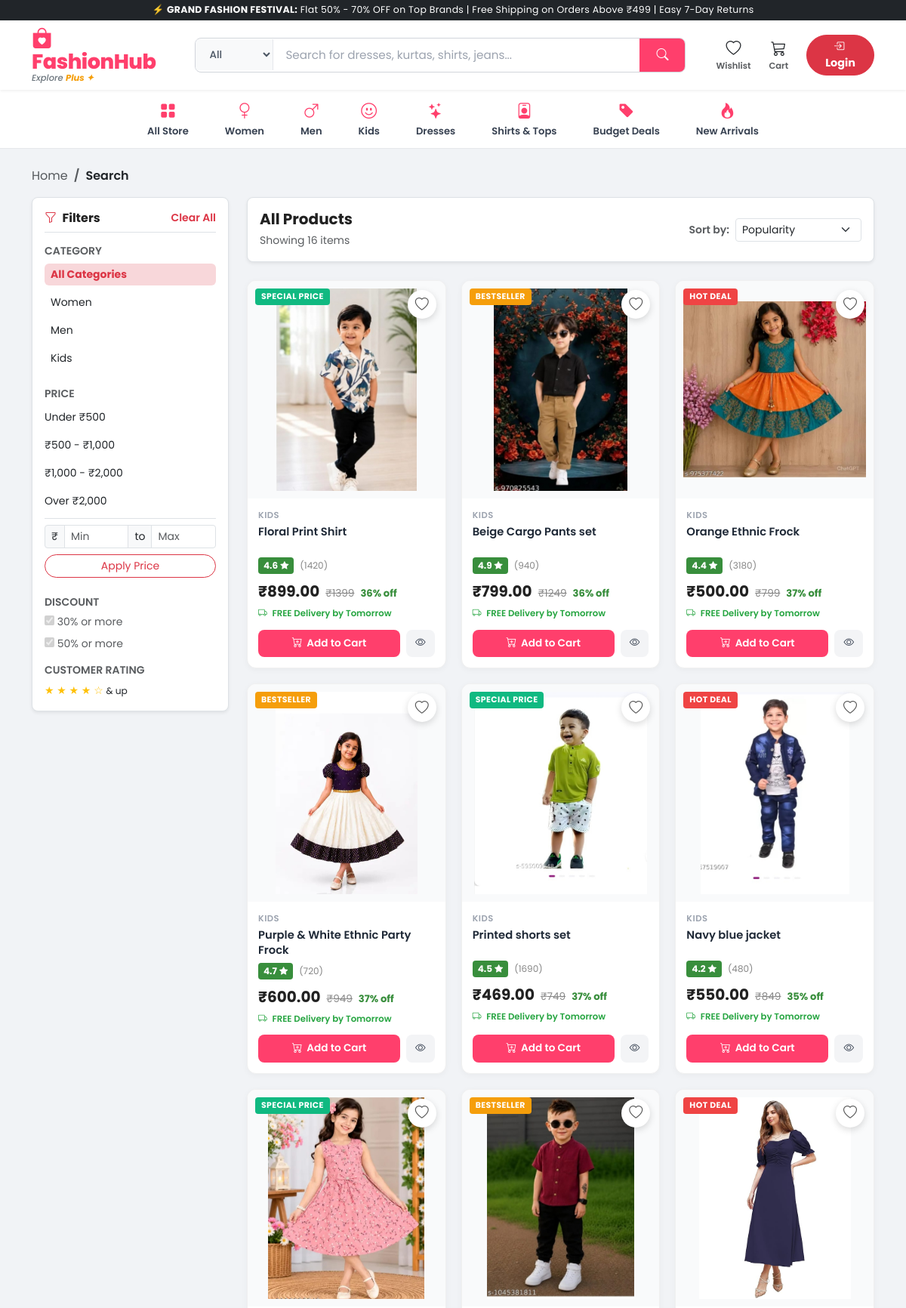
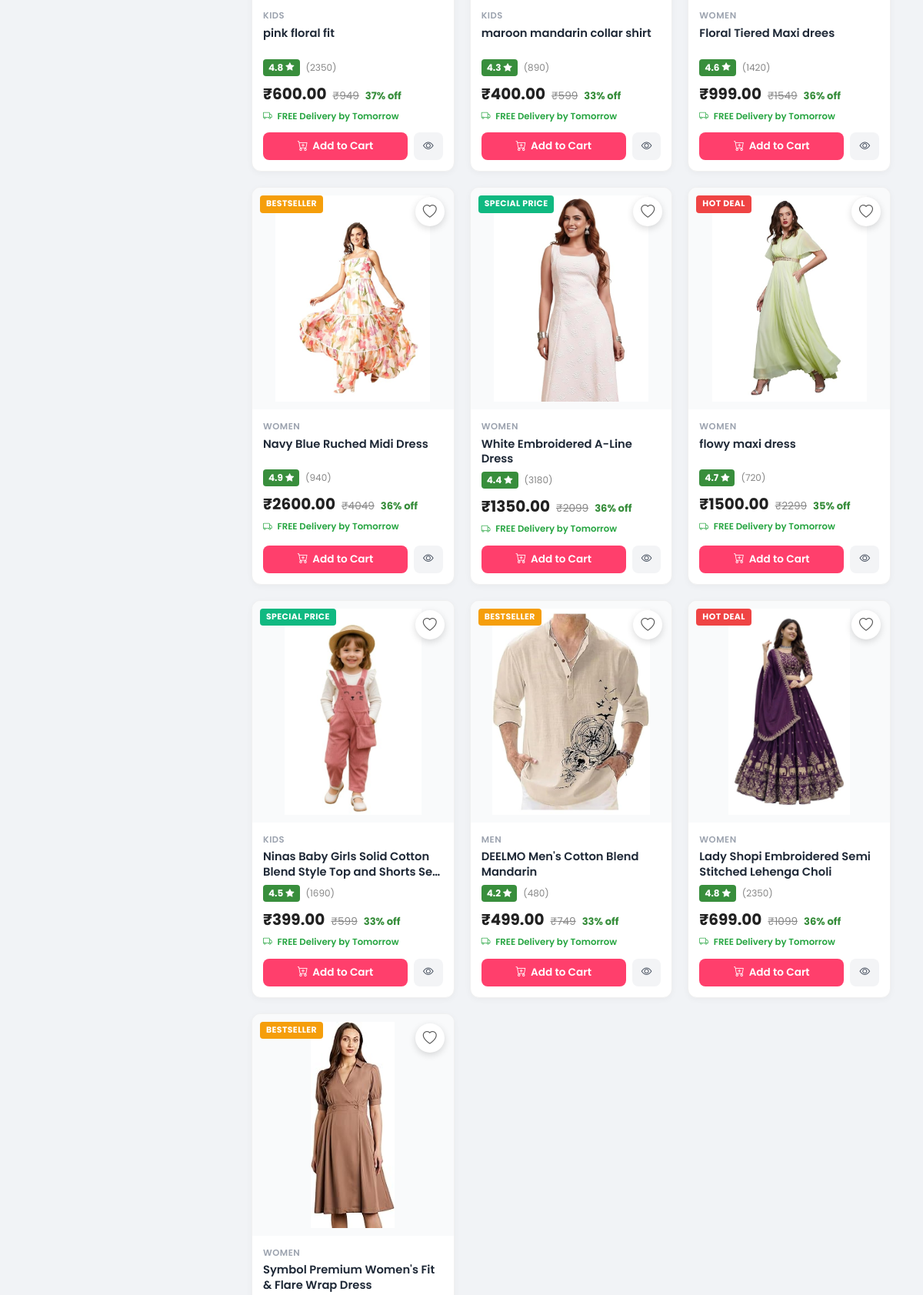
The app's page /search/?sort=popular (upper part) with its own data (2 pictures, top to bottom).
### shop/models.py (models this page shows, shortened)
class Product(models.Model):
    CATEGORY_CHOICES = [
        ('Men', 'Men'),
        ('Women', 'Women'),
        ('Kids', 'Kids'),
    ]
    name = models.CharField(max_length=100)
    price = models.DecimalField(max_digits=8, decimal_places=2)
    category = models.CharField(max_length=20, choices=CATEGORY_CHOICES)
    description = models.TextField()
    image = models.ImageField(upload_to='products/')
    stock = models.PositiveIntegerField(default=0)
    created_at = models.DateTimeField(auto_now_add=True)
    @property
    def original_price(self):
        p = float(self.price)
        markup = p * 1.55
        rounded = round(markup / 50.0) * 50 - 1
        return max(rounded, p + 100)
    @property
    def discount_percent(self):
        mrp = self.original_price
        p = float(self.price)
        if mrp > p:
            return int(round(((mrp - p) / mrp) * 100))
        return 0
    @property
    def rating(self):
        ratings = [4.6, 4.3, 4.8, 4.2, 4.5, 4.7, 4.4, 4.9]
        return ratings[self.id % len(ratings)]
    @property
    def reviews_count(self):
        counts = [1420, 890, 2350, 480, 1690, 720, 3180, 940]
        return counts[self.id % len(counts)]

### shop/views.py (the view)
# urls.py: path('search/', views.search_products, name='search'),
def search_products(request):
    query = request.GET.get("q", "").strip()
    category = request.GET.get("category", "").strip()
    sort = request.GET.get("sort", "").strip()
    min_price = request.GET.get("min_price", "").strip()
    max_price = request.GET.get("max_price", "").strip()
    products = Product.objects.all()
    if query:
        products = products.filter(
            Q(name__icontains=query) |
            Q(description__icontains=query) |
            Q(category__icontains=query)
        )
    if category and category != "All":
        products = products.filter(category=category)
    if min_price:
        try:
            products = products.filter(price__gte=float(min_price))
        except ValueError:
            pass
    if max_price:
        try:
            products = products.filter(price__lte=float(max_price))
        except ValueError:
            pass
    if sort == "price_asc":
        products = products.order_by("price")
    elif sort == "price_desc":
        products = products.order_by("-price")
    elif sort == "newest":
        products = products.order_by("-created_at")
    elif sort == "popular":
        products = products.order_by("-id")
    return render(request, "search_results.html", {
        "products": products,
        "query": query,
        "selected_category": category,
        "selected_sort": sort,
        "min_price": min_price,
        "max_price": max_price,
        "total_count": products.count(),
    })

### shop/context_processors.py (called while the page is built, shortened)
def shop_counts(request):
    return {"cart_count": 0, "wishlist_count": 0, "wishlist_ids": []}

### templates/search_results.html (shortened to what this page needs)
{% extends 'base.html' %}
{% block content %}
<div class="container py-4">
    <nav aria-label="breadcrumb" class="mb-3">
        <ol class="breadcrumb small">
            <li class="breadcrumb-item"><a href="{% url 'home' %}" class="text-decoration-none text-muted">Home</a></li>
            <li class="breadcrumb-item active text-dark fw-semibold" aria-current="page">Search</li>
        </ol>
    </nav>
    <div class="row g-4">
        <div class="col-lg-3">
            <div class="bg-white p-3 rounded-3 shadow-sm border sticky-top" style="top: 80px; z-index: 10;">
                <div class="d-flex justify-content-between align-items-center pb-2 mb-3 border-bottom">
                    <h6 class="fw-bold mb-0"><i class="bi bi-funnel me-1 text-danger"></i> Filters</h6>
                    <a href="{% url 'search' %}?q={{ query }}" class="small text-danger text-decoration-none fw-semibold">Clear All</a>
                </div>
                <div class="mb-4">
                    <h6 class="fw-semibold small text-uppercase text-muted mb-2">Category</h6>
                    <div class="d-flex flex-column gap-2">
                        <a href="{% url 'search' %}?q={{ query }}&category=All"
                           class="d-flex justify-content-between align-items-center text-decoration-none px-2 py-1 rounded small {% if not selected_category or selected_category == 'All' %}bg-danger-subtle text-danger fw-bold{% else %}text-dark{% endif %}">
                            <span>All Categories</span>
                        </a>
                        <a href="{% url 'search' %}?q={{ query }}&category=Women"
                           class="d-flex justify-content-between align-items-center text-decoration-none px-2 py-1 rounded small {% if selected_category == 'Women' %}bg-danger-subtle text-danger fw-bold{% else %}text-dark{% endif %}">
                            <span>Women</span>
                        </a>
                        <a href="{% url 'search' %}?q={{ query }}&category=Men"
                           class="d-flex justify-content-between align-items-center text-decoration-none px-2 py-1 rounded small {% if selected_category == 'Men' %}bg-danger-subtle text-danger fw-bold{% else %}text-dark{% endif %}">
                            <span>Men</span>
                        </a>
                        <a href="{% url 'search' %}?q={{ query }}&category=Kids"
                           class="d-flex justify-content-between align-items-center text-decoration-none px-2 py-1 rounded small {% if selected_category == 'Kids' %}bg-danger-subtle text-danger fw-bold{% else %}text-dark{% endif %}">
                            <span>Kids</span>
                        </a>
                    </div>
                </div>
                <div class="mb-4">
                    <h6 class="fw-semibold small text-uppercase text-muted mb-2">Price</h6>
                    <div class="d-flex flex-column gap-2 small">
                        <a href="{% url 'search' %}?q={{ query }}&category={{ selected_category }}&max_price=500"
                           class="text-decoration-none text-dark py-1">Under ₹500</a>
                        <a href="{% url 'search' %}?q={{ query }}&category={{ selected_category }}&min_price=500&max_price=1000"
                           class="text-decoration-none text-dark py-1">₹500 - ₹1,000</a>
                        <a href="{% url 'search' %}?q={{ query }}&category={{ selected_category }}&min_price=1000&max_price=2000"
                           class="text-decoration-none text-dark py-1">₹1,000 - ₹2,000</a>
                        <a href="{% url 'search' %}?q={{ query }}&category={{ selected_category }}&min_price=2000"
                           class="text-decoration-none text-dark py-1">Over ₹2,000</a>
                    </div>
                    <form action="{% url 'search' %}" method="GET" class="mt-2 pt-2 border-top">
                        <div class="input-group input-group-sm mb-2">
                            <span class="input-group-text">₹</span>
                            <input type="number" name="min_price" class="form-control" placeholder="Min" value="{{ min_price }}">
                            <span class="input-group-text">to</span>
                            <input type="number" name="max_price" class="form-control" placeholder="Max" value="{{ max_price }}">
                        </div>
                        <button type="submit" class="btn btn-sm btn-outline-danger w-100">Apply Price</button>
                    </form>
                </div>
                <div class="mb-3">
                    <h6 class="fw-semibold small text-uppercase text-muted mb-2">Discount</h6>
                    <div class="d-flex flex-column gap-2 small text-muted">
                        <div><input type="checkbox" id="d50" checked disabled> <label for="d50">30% or more</label></div>
                        <div><input type="checkbox" id="d70" checked disabled> <label for="d70">50% or more</label></div>
                    </div>
                </div>
                <div>
                    <h6 class="fw-semibold small text-uppercase text-muted mb-2">Customer Rating</h6>
                    <div class="d-flex flex-column gap-1 small">
                        <span class="text-warning">★ ★ ★ ★ ☆ <small class="text-dark">&amp; up</small></span>
                    </div>
                </div>
            </div>
        </div>
        <div class="col-lg-9">
            <div class="bg-white p-3 rounded-3 shadow-sm border mb-4 d-flex flex-wrap justify-content-between align-items-center gap-3">
                <div>
                    <h5 class="fw-bold mb-1">
                        {% if query %}
                        Results for "<span class="text-danger">{{ query }}</span>"
                        {% elif selected_category and selected_category != 'All' %}
                        {{ selected_category }} Collection
                        {% else %}
                        All Products
                        {% endif %}
                    </h5>
                    <small class="text-muted">Showing {{ total_count }} item{{ total_count|pluralize }}</small>
                </div>
                <div class="d-flex align-items-center gap-2">
                    <span class="small fw-semibold text-muted text-nowrap">Sort by:</span>
                    <select class="form-select form-select-sm" style="width: auto;" onchange="location = this.value;">
                        <option value="{% url 'search' %}?q={{ query }}&category={{ selected_category }}&sort=popular" {% if selected_sort == 'popular' or not selected_sort %}selected{% endif %}>Popularity</option>
                    </select>
                </div>
            </div>
            {% if products %}
            <div class="fh-product-grid">
                {% for product in products %}
                <div class="fh-product-card">
                    <div class="fh-card-img-wrap">
                        <span class="fh-card-tag {% if forloop.counter|divisibleby:3 %}hot{% elif forloop.counter|divisibleby:2 %}bestseller{% endif %}">
                            {% if forloop.counter|divisibleby:3 %}Hot Deal{% elif forloop.counter|divisibleby:2 %}Bestseller{% else %}Special Price{% endif %}
                        </span>
                        <a href="{% url 'toggle_wishlist' product.id %}"
                           class="wish-btn {% if product.id in wishlist_ids %}active{% endif %}"
                           title="Wishlist">
                            <i class="bi {% if product.id in wishlist_ids %}bi-heart-fill text-danger{% else %}bi-heart{% endif %}"></i>
                        </a>
                        <a href="{% url 'product_detail' product.id %}">
                            <img src="{{ product.image.url }}" alt="{{ product.name }}" loading="lazy">
                        </a>
                    </div>
                    <div class="fh-card-body">
                        <span class="fh-card-cat">{{ product.category }}</span>
                        <a href="{% url 'product_detail' product.id %}" class="fh-card-title" title="{{ product.name }}">
                            {{ product.name }}
                        </a>
                        <div class="fh-rating-row">
                            <span class="fh-rating-badge">
                                {{ product.rating }} <i class="bi bi-star-fill"></i>
                            </span>
                            <span class="fh-rating-count">({{ product.reviews_count }})</span>
                        </div>
                        <div class="fh-price-wrap">
                            <span class="fh-current-price">₹{{ product.price }}</span>
                            <span class="fh-mrp-price">₹{{ product.original_price }}</span>
                            <span class="fh-discount-pct">{{ product.discount_percent }}% off</span>
                        </div>
                        <div class="fh-delivery-note">
                            <i class="bi bi-truck me-1"></i> FREE Delivery by Tomorrow
                        </div>
                        <div class="fh-card-actions">
                            <button type="button"
                                    class="fh-btn-cart ajax-add-cart"
                                    data-url="{% url 'add_to_cart' product.id %}">
                                <i class="bi bi-cart-plus"></i> Add to Cart
                            </button>
                            <a href="{% url 'product_detail' product.id %}" class="fh-btn-view" title="View details">
                                <i class="bi bi-eye"></i>
                            </a>
                        </div>
                    </div>
                </div>
                {% endfor %}
            </div>
            {% endif %}
        </div>
    </div>
</div>
{% endblock %}

### static/css/style.css (style rules this page uses)
* { margin:0; padding:0; box-sizing:border-box; font-family:'Poppins',sans-serif; }
body { background:#fafafa; }
.btn-outline-danger { border-radius:30px; }
.wish-btn { position:absolute; top:12px; right:12px; z-index:5; width:38px; height:38px; border-radius:50%; background:#fff; color:#555; font-size:18px; display:flex; align-items:center; justify-content:center; box-shadow:0 3px 10px rgba(0,0,0,.15); text-decoration:none; transition:.25s; }
:root { --fh-primary: #ff3f6c; --fh-primary-hover: #e02f5a; --fh-secondary: #2874f0; --fh-dark: #1f2937; --fh-success: #388e3c; --fh-light-bg: #f1f3f6; --fh-border: #e0e0e0; }
body { background-color: var(--fh-light-bg); color: #212121; }
.fh-product-grid { display: grid; grid-template-columns: repeat(auto-fill, minmax(230px, 1fr)); gap: 20px; }
.fh-product-card { background: #ffffff; border-radius: 12px; border: 1px solid #f0f0f0; overflow: hidden; position: relative; display: flex; flex-direction: column; transition: all 0.25s cubic-bezier(0.16, 1, 0.3, 1); box-shadow: 0 2px 8px rgba(0,0,0,0.04); }
.fh-card-img-wrap { position: relative; width: 100%; padding-top: 110%; overflow: hidden; background: #f9fafb; }
.fh-card-img-wrap img { position: absolute; top: 0; left: 0; width: 100%; height: 100%; object-fit: contain; transition: transform 0.4s ease; padding: 10px; }
.fh-card-tag { position: absolute; top: 10px; left: 10px; background: #10b981; color: #fff; font-size: 0.68rem; font-weight: 700; padding: 3px 8px; border-radius: 4px; text-transform: uppercase; letter-spacing: 0.4px; z-index: 2; }
.fh-card-tag.hot { background: #ef4444; }
.fh-card-tag.bestseller { background: #f59e0b; }
.fh-card-body { padding: 14px; display: flex; flex-direction: column; flex: 1; }
.fh-card-cat { font-size: 0.72rem; font-weight: 600; color: #9ca3af; text-transform: uppercase; letter-spacing: 0.5px; margin-bottom: 4px; }
.fh-card-title { font-size: 0.92rem; font-weight: 600; color: #1f2937; margin-bottom: 6px; line-height: 1.35; display: -webkit-box; -webkit-line-clamp: 2; -webkit-box-orient: vertical; overflow: hidden; text-decoration: none; min-height: 2.5em; }
.fh-rating-row { display: flex; align-items: center; gap: 8px; margin-bottom: 8px; }
.fh-rating-badge { background: #388e3c; color: #fff; font-size: 0.75rem; font-weight: 700; padding: 2px 7px; border-radius: 4px; display: inline-flex; align-items: center; gap: 3px; }
.fh-rating-badge i { font-size: 0.7rem; }
.fh-rating-count { font-size: 0.75rem; color: #878787; }
.fh-price-wrap { display: flex; align-items: baseline; gap: 8px; margin-bottom: 6px; }
.fh-current-price { font-size: 1.25rem; font-weight: 700; color: #212121; }
.fh-mrp-price { font-size: 0.85rem; color: #878787; text-decoration: line-through; }
.fh-discount-pct { font-size: 0.82rem; font-weight: 700; color: #388e3c; }
.fh-delivery-note { font-size: 0.73rem; color: #26a541; font-weight: 600; margin-bottom: 12px; }
.fh-card-actions { display: flex; gap: 8px; margin-top: auto; }
.fh-btn-cart { flex: 1; background: var(--fh-primary); color: #fff; border: none; padding: 8px 12px; border-radius: 8px; font-size: 0.85rem; font-weight: 600; display: flex; align-items: center; justify-content: center; gap: 6px; cursor: pointer; transition: all 0.2s ease; text-decoration: none; }
.fh-btn-view { background: #f3f4f6; color: #374151; border: none; padding: 8px 12px; border-radius: 8px; font-size: 0.85rem; font-weight: 600; cursor: pointer; text-decoration: none; transition: all 0.2s ease; }

### templates/base.html (style rules this page uses)
body { font-family: 'Plus Jakarta Sans', -apple-system, BlinkMacSystemFont, sans-serif; }

### records on screen
Product: shows "SPECIAL PRICE", image (picture), category "KIDS", name "Floral Print Shirt", rating "4.6", reviews_count "1420", price "899.00", original_price "1399", discount_percent "36"
Product: shows "BESTSELLER", image (picture), category "KIDS", name "Beige Cargo Pants set", rating "4.9", reviews_count "940", price "799.00", original_price "1249", discount_percent "36"
Product: shows "HOT DEAL", image (picture), category "KIDS", name "Orange Ethnic Frock", rating "4.4", reviews_count "3180", price "500.00", original_price "799", discount_percent "37"
Product: shows "BESTSELLER", image (picture), category "KIDS", name "Purple & White Ethnic Party Frock", rating "4.7", reviews_count "720", price "600.00", original_price "949", discount_percent "37"
Product: shows "SPECIAL PRICE", image (picture), category "KIDS", name "Printed shorts set", rating "4.5", reviews_count "1690", price "469.00", original_price "749", discount_percent "37"
Product: shows "HOT DEAL", image (picture), category "KIDS", name "Navy blue jacket", rating "4.2", reviews_count "480", price "550.00", original_price "849", discount_percent "35"
Product: shows "SPECIAL PRICE", image (picture), category "KIDS", name "pink floral fit", rating "4.8", reviews_count "2350", price "600.00", original_price "949", discount_percent "37"
Product: shows "BESTSELLER", image (picture), category "KIDS", name "maroon mandarin collar shirt", rating "4.3", reviews_count "890", price "400.00", original_price "599", discount_percent "33"
Product: shows "HOT DEAL", image (picture), category "WOMEN", name "Floral Tiered Maxi drees", rating "4.6", reviews_count "1420", price "999.00", original_price "1549", discount_percent "36"
Product: shows "BESTSELLER", image (picture), category "WOMEN", name "Navy Blue Ruched Midi Dress", rating "4.9", reviews_count "940", price "2600.00", original_price "4049", discount_percent "36"
Product: shows "SPECIAL PRICE", image (picture), category "WOMEN", name "White Embroidered A-Line Dress", rating "4.4", reviews_count "3180", price "1350.00", original_price "2099", discount_percent "36"
Product: shows "HOT DEAL", image (picture), category "WOMEN", name "flowy maxi dress", rating "4.7", reviews_count "720", price "1500.00", original_price "2299", discount_percent "35"
Product: shows "SPECIAL PRICE", image (picture), category "KIDS", name "Ninas Baby Girls Solid Cotton Blend Style Top and Shorts…", rating "4.5", reviews_count "1690", price "399.00", original_price "599", discount_percent "33"
Product: shows "BESTSELLER", image (picture), category "MEN", name "DEELMO Men's Cotton Blend Mandarin", rating "4.2", reviews_count "480", price "499.00", original_price "749", discount_percent "33"
Product: shows "HOT DEAL", image (picture), category "WOMEN", name "Lady Shopi Embroidered Semi Stitched Lehenga Choli", rating "4.8", reviews_count "2350", price "699.00", original_price "1099", discount_percent "36"
Product: shows "BESTSELLER", image (picture), category "WOMEN", name "Symbol Premium Women's Fit & Flare Wrap Dress"

### other values on screen
{{ total_count }} "16"
